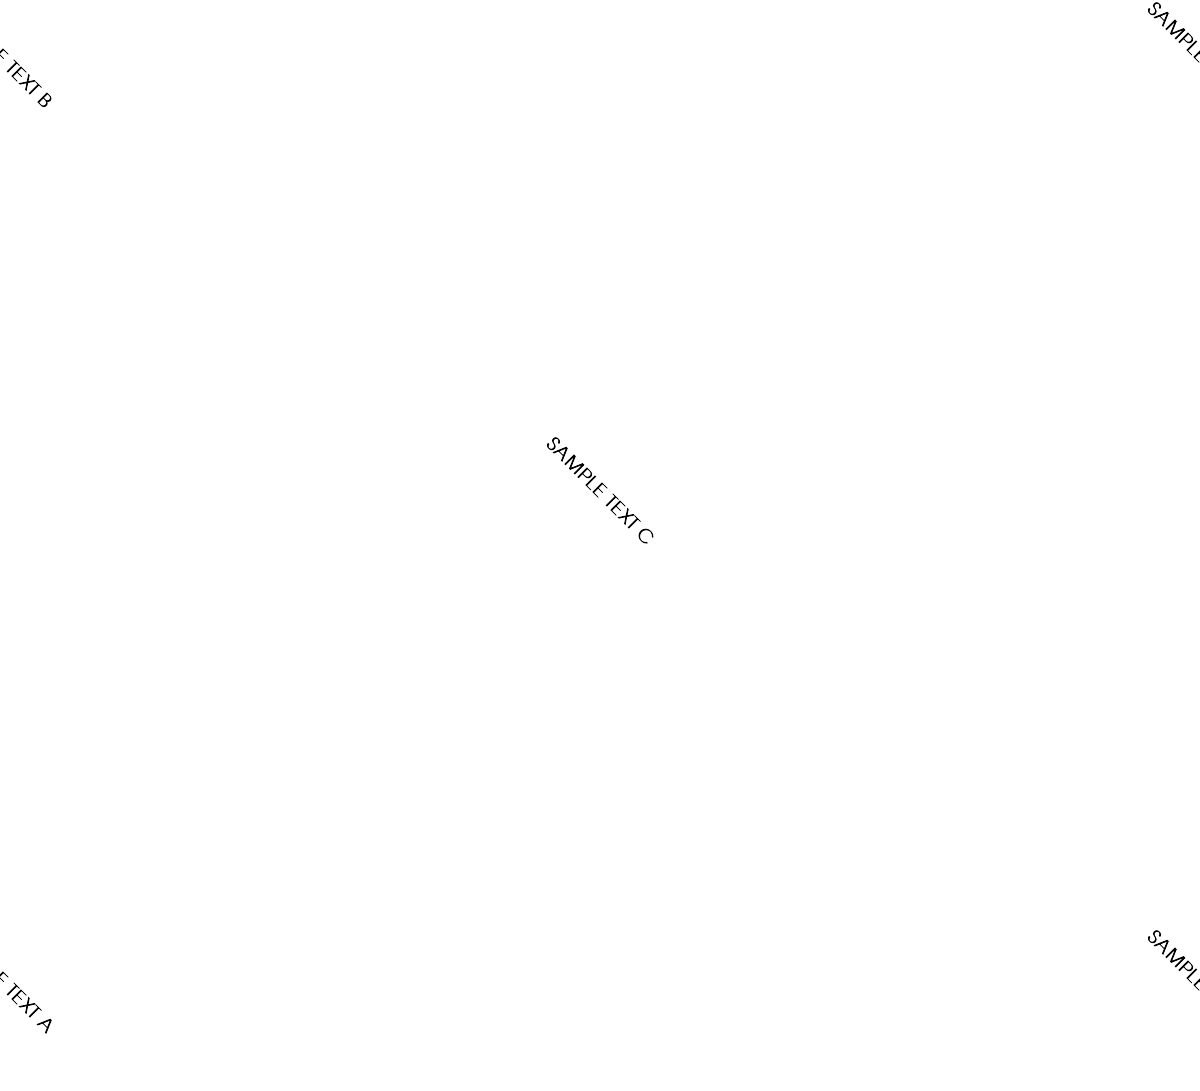

Reproduce this figure in Python.

import vcs,numpy,cdms2,MV2,os,sys
src=sys.argv[1]
pth = os.path.join(os.path.dirname(__file__),"..")
sys.path.append(pth)
import checkimage

x=vcs.init()
x.drawlogooff()
x.setbgoutputdimensions(1200,1091,units="pixels")
txt=x.createtext()
txt.x = [.0000005,.00000005,.5,.99999,.999999]
txt.y=[0.05,.9,.5,.9,0.05]
txt.string = ["SAMPLE TEXT A","SAMPLE TEXT B","SAMPLE TEXT C","SAMPLE TEXT D","SAMPLE TEXT E"]
txt.halign = "center"
txt.valign="base"
txt.angle=45
x.plot(txt,bg=1)
fnm = "test_basic_text.png"
x.png(fnm)

print "fnm:",fnm
print "src:",src
ret = checkimage.check_result_image(fnm,src,checkimage.defaultThreshold)
x.close()
sys.exit(ret)
